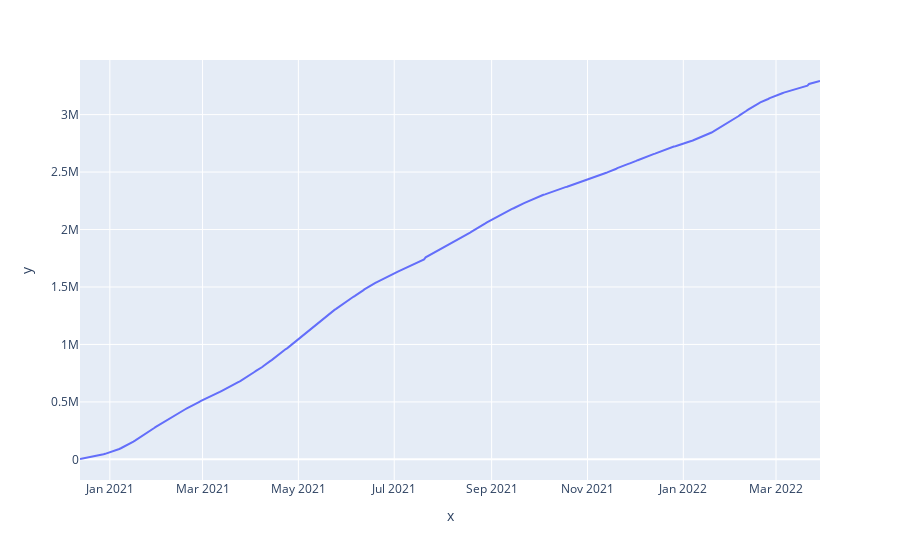

Notebook cell for this chart:
### Markdown cell above
# Daily World Deaths

### Code cell
date_group = mortality.groupby('date').agg('sum').reset_index()
time = date_group['date'].values.tolist()

px.line(x=time,y=date_group['New_deaths'].cumsum())
# In this case New Deaths is a cumulative number so we use function cumsum())

### Figure 1 — Plotly figure (JSON) as saved in the notebook; plotly's stock layout.template omitted (floating-point values rounded to 4 significant figures; data arrays with more than 128 entries replaced by an {"elided": "..."} marker saying what was removed)
{"data": [{"hovertemplate": "x=%{x}<br>y=%{y}<extra></extra>", "legendgroup": "", "line": {"color": "#636efa", "dash": "solid"}, "marker": {"symbol": "circle"}, "mode": "lines", "name": "", "orientation": "v", "showlegend": false, "type": "scatter", "x": {"elided": "472 str values"}, "xaxis": "x", "y": {"elided": "472 int values"}, "yaxis": "y"}], "layout": {"legend": {"tracegroupgap": 0}, "margin": {"t": 60}, "xaxis": {"anchor": "y", "domain": [0, 1], "title": {"text": "x"}}, "yaxis": {"anchor": "x", "domain": [0, 1], "title": {"text": "y"}}}}
